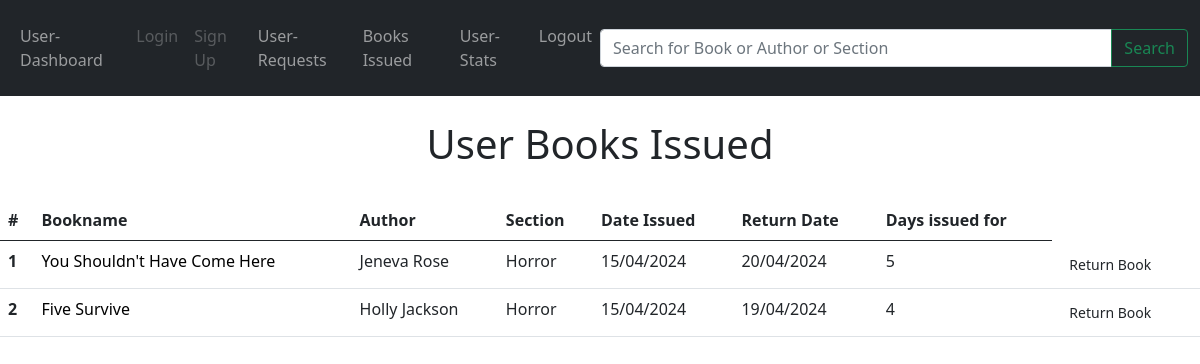
The app's page /userissued/1 (signed in) with its own data.
### models.py (models this page shows, shortened)
class BookRequest(db.Model):
    id = db.Column(db.Integer, primary_key=True)
    book_id = db.Column(db.Integer(), db.ForeignKey('books.id'))
    user_id = db.Column(db.Integer, db.ForeignKey('users.id'))
    date_requested = db.Column(db.DateTime, default = datetime.utcnow)
    date_issued = db.Column(db.DateTime)
    date_return = db.Column(db.DateTime)
    requested = db.Column(db.Boolean(), default = False)
    approved = db.Column(db.Boolean(), default = False)
    Ndays = db.Column(db.Integer)
    books = db.relationship('Books', back_populates='bookrequest',foreign_keys=[book_id])
    users = db.relationship('Users', back_populates='bookrequest',foreign_keys=[user_id])

class Books(db.Model):
    id = db.Column(db.Integer, primary_key=True)
    name = db.Column(db.String(150))
    content = db.Column(db.String(500))
    author = db.Column(db.String(1000))
    date_added = db.Column(db.DateTime, default = datetime.utcnow)
    section_name = db.Column(db.String(150), db.ForeignKey('section.name'))
    section = db.relationship('Section', back_populates='books')
    bookrequest = db.relationship('BookRequest', back_populates='books', cascade='all, delete-orphan')

### Library/books/routes.py (the view)
@app.route('/userissued/<int:user_id>', methods=['GET', 'POST'])
@login_required
def showuiss(user_id):
    uissued = BookRequest.query.filter_by(approved = True, user_id = user_id)
    return render_template("showuissue.html", uissued = uissued)

### Library/user/routes.py (called while the page is built)
@login_manager.user_loader
def load_user(user_id):
    return Users.query.get(user_id)

### Library/templates/showuissue.html (shortened to what this page needs)
{% extends 'base.html' %}
{% block body %}
<br><h1>User Books Issued</h1>
<br>
<table class="table">
    <thead>
      <tr>
        <th scope="col">#</th>
        <th scope="col">Bookname</th>
        <th scope="col">Author</th>
        <th scope="col">Section</th>
        <th scope="col">Date Issued</th>
        <th scope="col">Return Date</th>
        <th scope="col">Days issued for</th>
      </tr>
    </thead>
    <tbody>
        {% for i in uissued %}
        <tr>
          <th scope="row">{{loop.index}}</th>
          <td><a href="/showubook/{{i.books.id}}" class = "sname">{{i.books.name}}</a></td>
          <td>{{i.books.author}}</td>
          <td>{{i.books.section_name}}</td>
          <td>{{i.date_issued.strftime('%d/%m/%Y')}}</td>
          <td>{{i.date_return.strftime('%d/%m/%Y')}}</td>
          <td>{{i.Ndays}}</td>
          <td><a href="/returnbook/{{i.id}}" class = "btn btn outline-secondary btn-sm">Return Book</a></td>
        </tr>
      {% endfor %}
    </tbody>
  </table>
{% endblock %}

### Library/templates/showuissue.html (style rules this page uses)
h1 { text-align: center; }
.sname { text-decoration: none; color: black; }

### records on screen
BookRequest: books.name "You Shouldn't Have Come Here", books.author "Jeneva Rose", books.section_name "Horror", date_issued "15/04/2024", date_return "20/04/2024", Ndays "5"
BookRequest: books.name "Five Survive", books.author "Holly Jackson", books.section_name "Horror", date_issued "15/04/2024", date_return "19/04/2024", Ndays "4"
